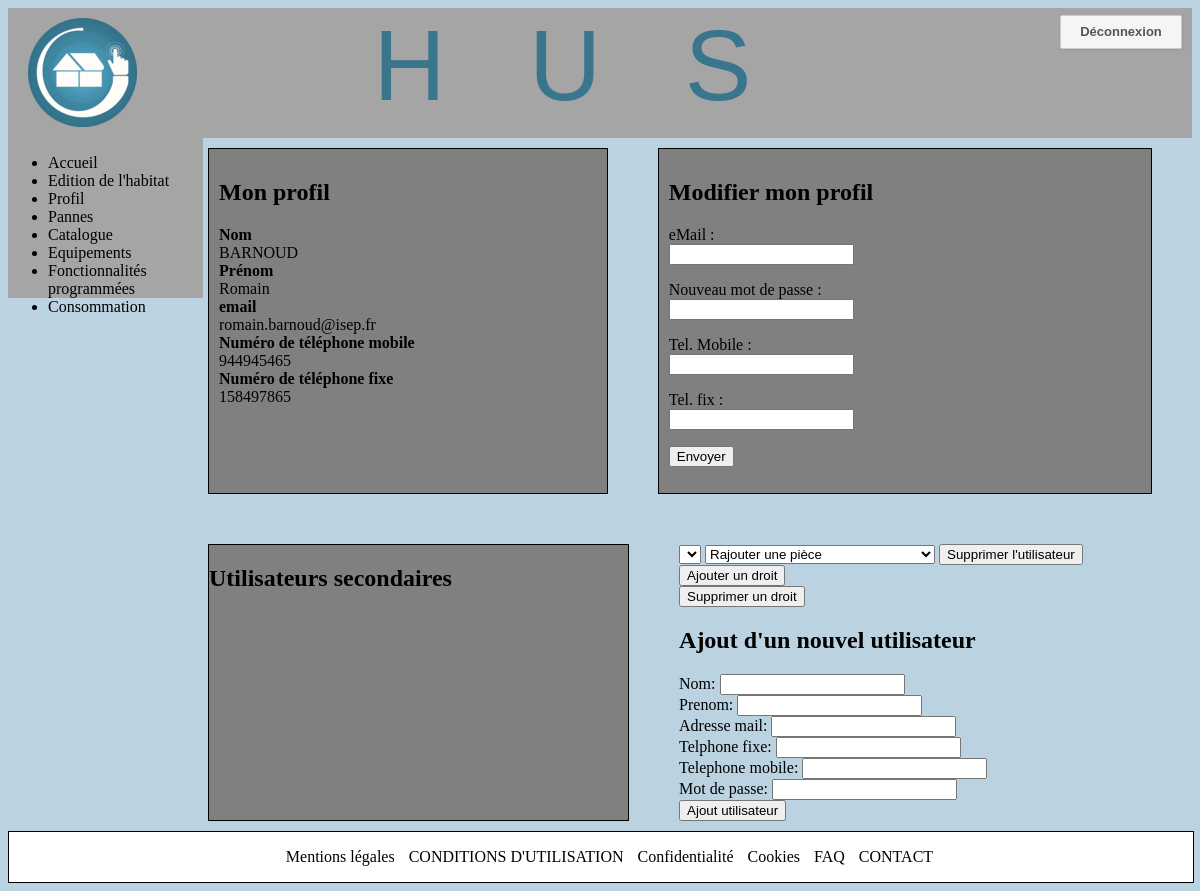
Page /profil/boite_modif.php (signed in) on the committed database.
### tables this page shows
CREATE TABLE IF NOT EXISTS `utilisateurs` (
  `ID` int(11) NOT NULL AUTO_INCREMENT,
  `Nom` varchar(20) NOT NULL,
  `Prenom` varchar(20) NOT NULL,
  `Adresse_mail` varchar(50) NOT NULL,
  `Mot_de_passe` varchar(30) NOT NULL,
  `Numero_fixe` int(11) NOT NULL,
  `Numero_Telephone` int(11) NOT NULL,
  `Etat_connexion` tinyint(1) NOT NULL,
  `Date_inscription` date NOT NULL,
  `ID_compte_parent` int(11) DEFAULT NULL,
  PRIMARY KEY (`ID`)
);

### profil/boite_modif.php (called while the page is built, shortened)
<?php
require 'profil.php';

### profil/class_manager.php (called while the page is built, shortened)
<?php
require 'class_law.php';
class manager {
    private $_db;
    public function getLaw_all(){
        $law=[];
        $q=$this->_db->query("SELECT * FROM droits;");
        while ($donnees=$q->fetch()){
            $law[]=new law($donnees);
        }
        return $law;
    }
    public function setDb($db){
        $this->_db=$db;
    }
}
?>

### profil/class_law.php (called while the page is built, shortened)
<?php
class law {
    private $_id;
    private $_name;
    public function id(){return $this->_id;}
    public function name() { return $this->_name; }
    public function setID($id) { $this->_id = (int) $id;}
    public function setNom($name) { $this->_name = $name; }
    public function hydrate(array $donnees)
    {
        foreach ($donnees as $key => $value)
        {
            $method = 'set'.ucfirst($key);
        }
    }
}

### profil/fx_vue_second.php (the view, shortened to what this page needs)
        <?php
function boite_modif($ID_parent){
    $manager=set_up_manager();
    ?>
    <form action='boite_modif.php' method="post">
    <select id='utilisateurs' name="utilisateurs">
       ?> </select>
    ?><select name='law'><?php
       $law=all_list_law($manager);
       for ($y=0;$y<count($law);$y++) {
           echo '<option value='.$law[$y]->id().'>'.$law[$y]->name().'</option>';
       }
       ?>
    </select>
    <button name="button" id='delete'  type="submit" value="delete">Supprimer l'utilisateur</button>
    <button name="button" id='ajout_law' type="submit" value="add_law">Ajouter un droit</button><br>
    <button name="button" id='suppr_law' type="submit" value="del_law">Supprimer un droit</button><br>
    <h2>Ajout d'un nouvel utilisateur</h2>
   	<label>Nom: </label><input name="Nom" type="text"/><br>
    <label>Prenom: </label><input name="Prenom" type="text"/><br>
    <label>Adresse mail: </label><input name="Email" type="email"/><br>
    <label>Telphone fixe: </label><input name="fixe" type="tel"/><br>
    <label>Telephone mobile: </label><input name="mob" type="tel"/><br>
    <label>Mot de passe: </label><input name="password" type="password"/><br>
    <button name="button" id="add" type="submit" value="add">Ajout utilisateur</button>
    </form>
    <?php
}
function set_up_manager(){
    $bdd = new PDO('mysql:host=localhost;dbname=husv4;charset=utf8', 'root', '');
    $manager=new Manager($bdd);
    return $manager;
}
function all_list_law($manager){
    $law=$manager->getLaw_all();
    return $law;
}
?>

### profil/info.php (shortened to what this page needs)
<?php
include ("C:\wamp64\www\HUSv4\HUSv4\connexionbdd.php");
$ID=$_SESSION['IDutilisateur'];
echo "<strong>Nom</strong><br/>" ;
$Nom = $bdd->prepare('SELECT Nom FROM utilisateurs WHERE ID = ?');
$Nom->execute(array($ID));
while ($Nom2 = $Nom->fetch())
{
	echo $Nom2['Nom'] . '<br />';
}
echo "<strong>Prénom</strong><br/>";
$prenom = $bdd->prepare('SELECT Prenom FROM utilisateurs WHERE ID = ?');
$prenom->execute(array($ID));
while ($Prenom = $prenom->fetch())
{
	echo $Prenom['Prenom'] . '<br />';
}
echo "<strong>email</strong><br/>";
$mail = $bdd->prepare('SELECT Adresse_mail FROM utilisateurs WHERE ID = ?');
$mail->execute(array($ID));
while ($email = $mail->fetch())
{
	echo $email['Adresse_mail'] . '<br />';
}
echo "<strong>Numéro de téléphone mobile</strong><br/>";
$Num = $bdd->prepare('SELECT Numero_Telephone FROM utilisateurs WHERE ID = ?');
$Num->execute(array($ID));
while ($Num2 = $Num->fetch())
{
	echo $Num2['Numero_Telephone'] . '<br />';
}
echo "<strong>Numéro de téléphone fixe</strong><br/>";
$Num = $bdd->prepare('SELECT Numero_fixe FROM utilisateurs WHERE ID = ?');
$Num->execute(array($ID));
while ($Num2 = $Num->fetch())
{
	echo $Num2['Numero_fixe'] . '<br />';
}
?>

### profil/profil.css (style rules this page uses)
body { background-color:rgb(187 , 210 , 225); }

### Mise_en_page/header.css (style rules this page uses)
#entete { display: flex; justify-content: space-between; margin: 0px; padding: 0px; font-family: Verdana, Arial; font-size: 15px; background: #EFEFEF; background-color: #A5A5A5; height: 130px; }
.nom { width: 450px; }
.nom a { font-size: 100px; text-align: center; white-space: pre; text-decoration: none; color: #39758C; }
.logo { margin: 10px 0 0 20px; }
.BoutonDeconnexion { width:120px; height: 20px; padding:6px 0 6px 0; margin: 7px 10px 0 0; background:#f5f5f5; border-radius:2px; border:1px solid #ccc; box-shadow:1px 1px 3px #999; cursor:pointer; text-align: center; }
.TextDeconnexion { font:bold 13px Arial; color:#555; text-transform:capitalize; text-decoration : none; }
nav { display: flex; width: 195px; height: 160px; background:#A5A5A5; position: fixed; }
a { text-decoration: none; color: #000; }

### rows in the picture
utilisateurs: Nom "BARNOUD", Prenom "Romain", Adresse_mail "romain.barnoud@isep.fr", Numero_Telephone "944945465", Numero_fixe "158497865"

### other values in the picture
form field law "Rajouter une pièce"
